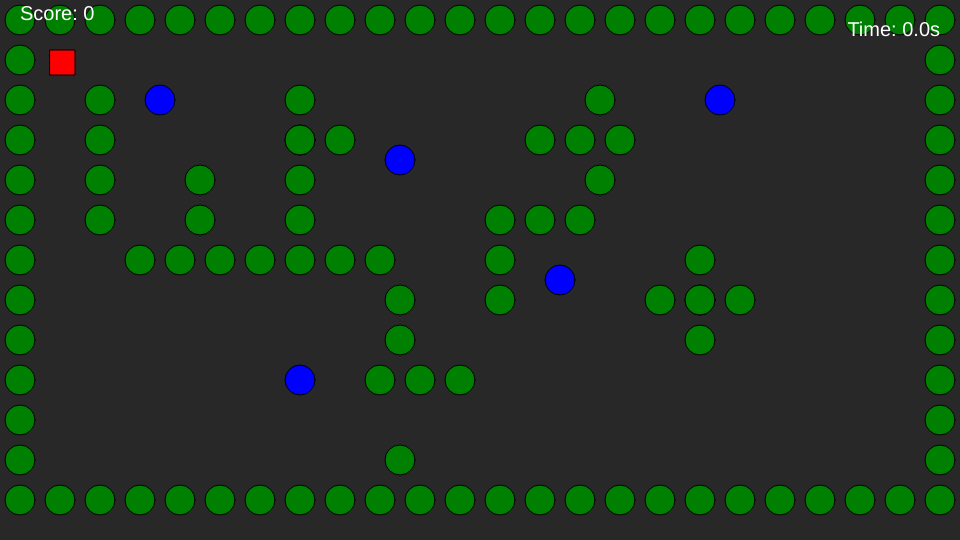
Frame 1 (no input)
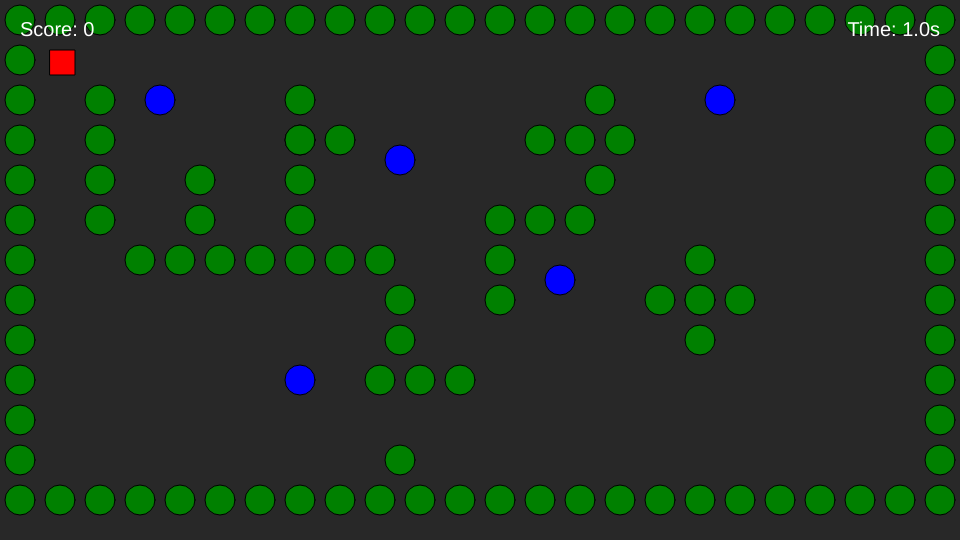
Frame 60 (no input)
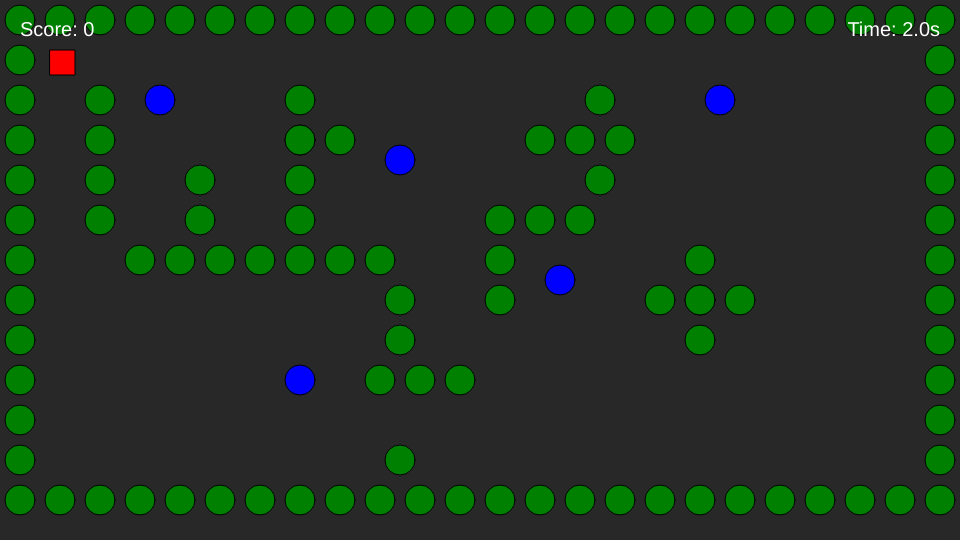
Frame 120 (the mouse pressed at the canvas centre since frame 60)

The p5.js sketch that drew these frames (run headless with seeded random() and noise() and a simulated clock; from frame 60 on, the mouse is pressed at the canvas centre):

// p5.js sketch
// ── sketch.js
let redSquare;
let blueCircles = [];
let greenCircles = [];
let movingGreenCircles = [];
let currentLevel = 0;
let score = 0;

let startTime;
let totalTime = 0;
let gameWon = false;

const levels = [level1, level2, level3, level4];

function setup() {
  createCanvas(960, 540);
  redSquare = { x: 0, y: 0, size: 25, speed: 3 };
  loadLevel(currentLevel);
  startTime = millis();
}

function draw() {
  if (gameWon) {
    drawWinScreen();
    return;
  }

  background(40);

  if (levels[currentLevel].drawBackground) {
    levels[currentLevel].drawBackground();
  }

  fill('red');
  rect(redSquare.x, redSquare.y, redSquare.size, redSquare.size);

  fill('blue');
  for (let i = blueCircles.length - 1; i >= 0; i--) {
    let obj = blueCircles[i];
    ellipse(obj.x, obj.y, obj.radius * 2);
    if (collidesWithCircle(redSquare, obj)) {
      blueCircles.splice(i, 1);
      score++;
    }
  }

  fill('green');
  for (let enemy of greenCircles) {
    ellipse(enemy.x, enemy.y, enemy.radius * 2);
    if (collidesWithCircle(redSquare, enemy)) {
      resetLevel();
    }
  }

  for (let enemy of movingGreenCircles) {
    enemy.y += enemy.direction * 2;

    if (enemy.y <= 40 || enemy.y >= height - 40) {
      enemy.direction *= -1;
    }

    fill('green');
    ellipse(enemy.x, enemy.y, enemy.radius * 2);

    if (collidesWithCircle(redSquare, enemy)) {
      resetLevel();
    }
  }

  movePlayer();

  fill(255);
  textSize(20);
  text(`Score: ${score}`, 20, 20);

  textAlign(RIGHT, TOP);
  let currentTime = (millis() - startTime) / 1000;
  if (!gameWon) {
    totalTime = currentTime;
  }
  text(`Time: ${totalTime.toFixed(1)}s`, width - 20, 20);
  textAlign(LEFT, TOP);

  if (blueCircles.length === 0) {
    nextLevel();
  }
}

function movePlayer() {
  if (keyIsDown(LEFT_ARROW) || keyIsDown(65)) redSquare.x -= redSquare.speed;
  if (keyIsDown(RIGHT_ARROW) || keyIsDown(68)) redSquare.x += redSquare.speed;
  if (keyIsDown(UP_ARROW) || keyIsDown(87)) redSquare.y -= redSquare.speed;
  if (keyIsDown(DOWN_ARROW) || keyIsDown(83)) redSquare.y += redSquare.speed;

  redSquare.x = constrain(redSquare.x, 0, width - redSquare.size);
  redSquare.y = constrain(redSquare.y, 0, height - redSquare.size);
}

function collidesWithCircle(square, circle) {
  let closestX = constrain(circle.x, square.x, square.x + square.size);
  let closestY = constrain(circle.y, square.y, square.y + square.size);
  let dx = circle.x - closestX;
  let dy = circle.y - closestY;
  return sqrt(dx * dx + dy * dy) < circle.radius;
}

function loadLevel(index) {
  const level = levels[index];
  redSquare.x = level.redStart.x;
  redSquare.y = level.redStart.y;
  score = 0;

  blueCircles = level.blueCircles.map(obj => ({ ...obj, radius: 15 }));
  greenCircles = level.greenCircles.map(obj => ({ ...obj, radius: 15 }));

  movingGreenCircles = level.movingGreenCircles
    ? level.movingGreenCircles.map(obj => ({ ...obj, radius: 15 }))
    : [];
}

function resetLevel() {
  console.log("💥 Hit by enemy! Resetting level...");
  loadLevel(currentLevel);
}

function nextLevel() {
  console.log("nextLevel triggered");

  currentLevel++;
  if (currentLevel < levels.length) {
    console.log("Level complete!");
    loadLevel(currentLevel);
  } else {
    console.log("All levels complete!");
    gameWon = true;
  }
}

function drawWinScreen() {
  background(20);
  fill(255);
  textAlign(CENTER, CENTER);
  textSize(40);
  text("You win!", width / 2, height / 2 - 20);
  textSize(24);
  text(`Final Time: ${totalTime.toFixed(1)} seconds`, width / 2, height / 2 + 30);
}

// ── level1.js
const level1 = {
    redStart: { x: 50, y: 50 },
    blueCircles: [
      { x: 160, y: 100 },
      { x: 400, y: 160 },
      { x: 720, y: 100 },
      { x: 560, y: 280 },
      { x: 300, y: 380 }
    ],
    greenCircles: [
        //Left Side
      { x: 20, y: 20 },
      { x: 20, y: 60 },
      { x: 20, y: 100 },
      { x: 20, y: 140 },
      { x: 20, y: 180 },
      { x: 20, y: 220 },
      { x: 20, y: 260 },
      { x: 20, y: 300 },
      { x: 20, y: 340 },
      { x: 20, y: 380 },
      { x: 20, y: 420 },
      { x: 20, y: 460 },
      { x: 20, y: 500 },

        //Right Side
      { x: 940, y: 20 },
      { x: 940, y: 60 },
      { x: 940, y: 100 },
      { x: 940, y: 140 },
      { x: 940, y: 180 },
      { x: 940, y: 220 },
      { x: 940, y: 260 },
      { x: 940, y: 300 },
      { x: 940, y: 340 },
      { x: 940, y: 380 },
      { x: 940, y: 420 },
      { x: 940, y: 460 },
      { x: 940, y: 500 },

        //Bottum
      { x: 60, y: 500 },
      { x: 100, y: 500 },
      { x: 140, y: 500 },
      { x: 180, y: 500 },
      { x: 220, y: 500 },
      { x: 260, y: 500 },
      { x: 300, y: 500 },
      { x: 340, y: 500 },
      { x: 380, y: 500 },
      { x: 420, y: 500 },
      { x: 460, y: 500 },
      { x: 500, y: 500 },
      { x: 540, y: 500 },
      { x: 580, y: 500 },
      { x: 620, y: 500 },
      { x: 660, y: 500 },
      { x: 700, y: 500 },
      { x: 740, y: 500 },
      { x: 780, y: 500 },
      { x: 820, y: 500 },
      { x: 860, y: 500 },
      { x: 900, y: 500 },

        //Top
      { x: 60, y: 20 },
      { x: 100, y: 20 },
      { x: 140, y: 20 },
      { x: 180, y: 20 },
      { x: 220, y: 20 },
      { x: 260, y: 20 },
      { x: 300, y: 20 },
      { x: 340, y: 20 },
      { x: 380, y: 20 },
      { x: 420, y: 20 },
      { x: 460, y: 20 },
      { x: 500, y: 20 },
      { x: 540, y: 20 },
      { x: 580, y: 20 },
      { x: 620, y: 20 },
      { x: 660, y: 20 },
      { x: 700, y: 20 },
      { x: 740, y: 20 },
      { x: 780, y: 20 },
      { x: 820, y: 20 },
      { x: 860, y: 20 },
      { x: 900, y: 20 },
  


      // Maze - vertical walls
      { x: 100, y: 100 },
      { x: 100, y: 140 },
      { x: 100, y: 180 },
      { x: 100, y: 220 },
  
      { x: 200, y: 180 },
      { x: 200, y: 220 },
  
      { x: 300, y: 100 },
      { x: 300, y: 140 },
      { x: 300, y: 180 },
      { x: 300, y: 220 },
  
      { x: 400, y: 300 },
      { x: 400, y: 340 },
      { x: 400, y: 460 },
  
      { x: 500, y: 220 },
      { x: 540, y: 220 },
      { x: 580, y: 220 },
      { x: 500, y: 260 },
      { x: 500, y: 300 },
  
      { x: 600, y: 100 },
      { x: 600, y: 180 },
  
      { x: 700, y: 260 },
      { x: 700, y: 300 },
      { x: 700, y: 340 },
  
      // Maze - horizontal walls
      { x: 140, y: 260 },
      { x: 180, y: 260 },
      { x: 220, y: 260 },
      { x: 260, y: 260 },
      { x: 300, y: 260 },
      { x: 340, y: 260 },
      { x: 380, y: 260 },
  
      { x: 300, y: 140 },
      { x: 340, y: 140 },
  
      { x: 380, y: 380 },
      { x: 420, y: 380 },
      { x: 460, y: 380 },
  
      { x: 540, y: 140 },
      { x: 580, y: 140 },
      { x: 620, y: 140 },
  
      { x: 660, y: 300 },
      { x: 700, y: 300 },
      { x: 740, y: 300 }
    ]
  };
  
// ── level2.js
const level2 = {
    redStart: { x: 50, y: 50 },
    blueCircles: [
      { x: 160, y: 60 },
      { x: 280, y: 180 },
      { x: 440, y: 100 },
      { x: 660, y: 260 },
      { x: 820, y: 420 }
    ],
    greenCircles: [
      // Left
      { x: 20, y: 20 }, { x: 20, y: 60 }, { x: 20, y: 100 }, { x: 20, y: 140 },
      { x: 20, y: 180 }, { x: 20, y: 220 }, { x: 20, y: 260 }, { x: 20, y: 300 },
      { x: 20, y: 340 }, { x: 20, y: 380 }, { x: 20, y: 420 }, { x: 20, y: 460 },
      { x: 20, y: 500 },
  
      // Right
      { x: 940, y: 20 }, { x: 940, y: 60 }, { x: 940, y: 100 }, { x: 940, y: 140 },
      { x: 940, y: 180 }, { x: 940, y: 220 }, { x: 940, y: 260 }, { x: 940, y: 300 },
      { x: 940, y: 340 }, { x: 940, y: 380 }, { x: 940, y: 420 }, { x: 940, y: 460 },
      { x: 940, y: 500 },
  
      // Bottum
      { x: 60, y: 500 }, { x: 100, y: 500 }, { x: 140, y: 500 }, { x: 180, y: 500 },
      { x: 220, y: 500 }, { x: 260, y: 500 }, { x: 300, y: 500 }, { x: 340, y: 500 },
      { x: 380, y: 500 }, { x: 420, y: 500 }, { x: 460, y: 500 }, { x: 500, y: 500 },
      { x: 540, y: 500 }, { x: 580, y: 500 }, { x: 620, y: 500 }, { x: 660, y: 500 },
      { x: 700, y: 500 }, { x: 740, y: 500 }, { x: 780, y: 500 }, { x: 820, y: 500 },
      { x: 860, y: 500 }, { x: 900, y: 500 },
  
      // Top
      { x: 60, y: 20 }, { x: 100, y: 20 }, { x: 140, y: 20 }, { x: 180, y: 20 },
      { x: 220, y: 20 }, { x: 260, y: 20 }, { x: 300, y: 20 }, { x: 340, y: 20 },
      { x: 380, y: 20 }, { x: 420, y: 20 }, { x: 460, y: 20 }, { x: 500, y: 20 },
      { x: 540, y: 20 }, { x: 580, y: 20 }, { x: 620, y: 20 }, { x: 660, y: 20 },
      { x: 700, y: 20 }, { x: 740, y: 20 }, { x: 780, y: 20 }, { x: 820, y: 20 },
      { x: 860, y: 20 }, { x: 900, y: 20 },
  
      // Maze - vertical walls 
      { x: 120, y: 60 }, { x: 120, y: 100 }, { x: 120, y: 140 }, { x: 120, y: 180 },
      { x: 120, y: 220 }, { x: 120, y: 260 },
  
      { x: 240, y: 180 }, { x: 240, y: 220 }, { x: 240, y: 260 }, { x: 240, y: 300 },
  
      { x: 360, y: 100 }, { x: 360, y: 140 }, { x: 360, y: 180 }, { x: 360, y: 220 },
  
      { x: 480, y: 240 }, { x: 480, y: 280 }, { x: 480, y: 320 }, { x: 480, y: 360 },
  
      { x: 600, y: 120 }, { x: 600, y: 160 }, { x: 600, y: 200 }, { x: 600, y: 240 },
  
      { x: 720, y: 300 }, { x: 720, y: 340 }, { x: 720, y: 380 },
  
      { x: 840, y: 180 }, { x: 840, y: 220 }, { x: 840, y: 260 }, { x: 840, y: 300 },
  
      // Maze - horizontal walls
      { x: 180, y: 320 }, { x: 220, y: 320 }, { x: 260, y: 320 }, { x: 300, y: 320 },
  
      { x: 400, y: 160 }, { x: 440, y: 160 }, { x: 480, y: 160 }, { x: 520, y: 160 },
  
      { x: 620, y: 360 }, { x: 660, y: 360 }, { x: 700, y: 360 },
  
      { x: 760, y: 100 }, { x: 800, y: 100 }, { x: 840, y: 100 },
  
      { x: 700, y: 440 }, { x: 740, y: 440 }, { x: 780, y: 440 }
    ]
  };
  
// ── level3.js
const level3 = {
    redStart: { x: 50, y: 50 },
    blueCircles: [
      { x: 910, y: 470 }
    ],
    greenCircles: [
      // Left
      { x: 20, y: 20 }, { x: 20, y: 60 }, { x: 20, y: 100 }, { x: 20, y: 140 },
      { x: 20, y: 180 }, { x: 20, y: 220 }, { x: 20, y: 260 }, { x: 20, y: 300 },
      { x: 20, y: 340 }, { x: 20, y: 380 }, { x: 20, y: 420 }, { x: 20, y: 460 },
      { x: 20, y: 500 },
  
      // Right
      { x: 940, y: 20 }, { x: 940, y: 60 }, { x: 940, y: 100 }, { x: 940, y: 140 },
      { x: 940, y: 180 }, { x: 940, y: 220 }, { x: 940, y: 260 }, { x: 940, y: 300 },
      { x: 940, y: 340 }, { x: 940, y: 380 }, { x: 940, y: 420 }, { x: 940, y: 460 },
      { x: 940, y: 500 },
  
      // Bottum
      { x: 60, y: 500 }, { x: 100, y: 500 }, { x: 140, y: 500 }, { x: 180, y: 500 },
      { x: 220, y: 500 }, { x: 260, y: 500 }, { x: 300, y: 500 }, { x: 340, y: 500 },
      { x: 380, y: 500 }, { x: 420, y: 500 }, { x: 460, y: 500 }, { x: 500, y: 500 },
      { x: 540, y: 500 }, { x: 580, y: 500 }, { x: 620, y: 500 }, { x: 660, y: 500 },
      { x: 700, y: 500 }, { x: 740, y: 500 }, { x: 780, y: 500 }, { x: 820, y: 500 },
      { x: 860, y: 500 }, { x: 900, y: 500 },
  
      // Top
      { x: 60, y: 20 }, { x: 100, y: 20 }, { x: 140, y: 20 }, { x: 180, y: 20 },
      { x: 220, y: 20 }, { x: 260, y: 20 }, { x: 300, y: 20 }, { x: 340, y: 20 },
      { x: 380, y: 20 }, { x: 420, y: 20 }, { x: 460, y: 20 }, { x: 500, y: 20 },
      { x: 540, y: 20 }, { x: 580, y: 20 }, { x: 620, y: 20 }, { x: 660, y: 20 },
      { x: 700, y: 20 }, { x: 740, y: 20 }, { x: 780, y: 20 }, { x: 820, y: 20 },
      { x: 860, y: 20 }, { x: 900, y: 20 }
    ],
    movingGreenCircles: [
      { x: 180, y: 200, direction: -2 },
      { x: 240, y: 150, direction: 2 },
      { x: 300, y: 250, direction: -2 },
      { x: 360, y: 180, direction: 2 },
      { x: 420, y: 300, direction: -2 },
      { x: 480, y: 100, direction: 2 },
      { x: 540, y: 220, direction: -2 },
      { x: 600, y: 150, direction: 2 },
      { x: 660, y: 240, direction: -2 } ,
      { x: 700, y: 240, direction: 2 }
    ],
    drawBackground: function () {
      noStroke();
      fill(120, 200, 120, 100);
      rect(0, 0, 120, height);           // Left safe zone
      rect(width - 120, 0, 120, height);  // Right safe zone
    }
  };
  
// ── level4.js
const level4 = {
    redStart: { x: 50, y: 50 },
    blueCircles: [
      { x: 910, y: 470 }
    ],
    greenCircles: [
      // Left
      { x: 20, y: 20 }, { x: 20, y: 60 }, { x: 20, y: 100 }, { x: 20, y: 140 },
      { x: 20, y: 180 }, { x: 20, y: 220 }, { x: 20, y: 260 }, { x: 20, y: 300 },
      { x: 20, y: 340 }, { x: 20, y: 380 }, { x: 20, y: 420 }, { x: 20, y: 460 },
      { x: 20, y: 500 },
  
      // Right
      { x: 940, y: 20 }, { x: 940, y: 60 }, { x: 940, y: 100 }, { x: 940, y: 140 },
      { x: 940, y: 180 }, { x: 940, y: 220 }, { x: 940, y: 260 }, { x: 940, y: 300 },
      { x: 940, y: 340 }, { x: 940, y: 380 }, { x: 940, y: 420 }, { x: 940, y: 460 },
      { x: 940, y: 500 },
  
      // Bottum
      { x: 60, y: 500 }, { x: 100, y: 500 }, { x: 140, y: 500 }, { x: 180, y: 500 },
      { x: 220, y: 500 }, { x: 260, y: 500 }, { x: 300, y: 500 }, { x: 340, y: 500 },
      { x: 380, y: 500 }, { x: 420, y: 500 }, { x: 460, y: 500 }, { x: 500, y: 500 },
      { x: 540, y: 500 }, { x: 580, y: 500 }, { x: 620, y: 500 }, { x: 660, y: 500 },
      { x: 700, y: 500 }, { x: 740, y: 500 }, { x: 780, y: 500 }, { x: 820, y: 500 },
      { x: 860, y: 500 }, { x: 900, y: 500 },
  
      // Top
      { x: 60, y: 20 }, { x: 100, y: 20 }, { x: 140, y: 20 }, { x: 180, y: 20 },
      { x: 220, y: 20 }, { x: 260, y: 20 }, { x: 300, y: 20 }, { x: 340, y: 20 },
      { x: 380, y: 20 }, { x: 420, y: 20 }, { x: 460, y: 20 }, { x: 500, y: 20 },
      { x: 540, y: 20 }, { x: 580, y: 20 }, { x: 620, y: 20 }, { x: 660, y: 20 },
      { x: 700, y: 20 }, { x: 740, y: 20 }, { x: 780, y: 20 }, { x: 820, y: 20 },
      { x: 860, y: 20 }, { x: 900, y: 20 }
    ],
    movingGreenCircles: [
      { x: 180, y: 200, direction: -3 },
      { x: 240, y: 150, direction: 3 },
      { x: 300, y: 250, direction: -3 },
      { x: 360, y: 180, direction: 3 },
      { x: 420, y: 300, direction: -3 },
      { x: 480, y: 100, direction: 3 },
      { x: 540, y: 220, direction: -3 },
      { x: 600, y: 150, direction: 3 },
      { x: 660, y: 240, direction: -3 } ,
      { x: 700, y: 240, direction: 3 }
    ],
    drawBackground: function () {
      noStroke();
      fill(120, 200, 120, 100); 
      rect(0, 0, 120, height);           // Left safe zone
      rect(width - 120, 0, 120, height);  // Right safe zone
    }
  };
  
